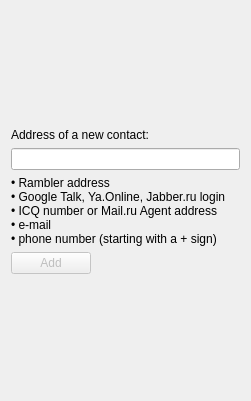
<?xml version="1.0" encoding="UTF-8"?>
<ui version="4.0">
 <class>WelcomeScreenWidget</class>
 <widget class="QWidget" name="WelcomeScreenWidget">
  <property name="geometry">
   <rect>
    <x>0</x>
    <y>0</y>
    <width>251</width>
    <height>401</height>
   </rect>
  </property>
  <property name="windowTitle">
   <string/>
  </property>
  <layout class="QVBoxLayout" name="verticalLayout">
   <item>
    <spacer name="verticalSpacer">
     <property name="orientation">
      <enum>Qt::Vertical</enum>
     </property>
     <property name="sizeHint" stdset="0">
      <size>
       <width>20</width>
       <height>64</height>
      </size>
     </property>
    </spacer>
   </item>
   <item>
    <widget class="CustomLabel" name="caption">
     <property name="text">
      <string>Address of a new contact:</string>
     </property>
    </widget>
   </item>
   <item>
    <widget class="QLineEdit" name="address"/>
   </item>
   <item>
    <widget class="CustomLabel" name="comment">
     <property name="sizePolicy">
      <sizepolicy hsizetype="Preferred" vsizetype="Minimum">
       <horstretch>0</horstretch>
       <verstretch>0</verstretch>
      </sizepolicy>
     </property>
     <property name="text">
      <string>• Rambler address
• Google Talk, Ya.Online, Jabber.ru login
• ICQ number or Mail.ru Agent address
• e-mail
• phone number (starting with a + sign)</string>
     </property>
     <property name="wordWrap">
      <bool>true</bool>
     </property>
    </widget>
   </item>
   <item>
    <layout class="QHBoxLayout" name="horizontalLayout">
     <item>
      <widget class="ActionButton" name="add">
       <property name="enabled">
        <bool>false</bool>
       </property>
       <property name="text">
        <string>Add</string>
       </property>
      </widget>
     </item>
     <item>
      <spacer name="horizontalSpacer">
       <property name="orientation">
        <enum>Qt::Horizontal</enum>
       </property>
       <property name="sizeHint" stdset="0">
        <size>
         <width>40</width>
         <height>20</height>
        </size>
       </property>
      </spacer>
     </item>
    </layout>
   </item>
   <item>
    <spacer name="verticalSpacer_2">
     <property name="orientation">
      <enum>Qt::Vertical</enum>
     </property>
     <property name="sizeHint" stdset="0">
      <size>
       <width>20</width>
       <height>63</height>
      </size>
     </property>
    </spacer>
   </item>
  </layout>
 </widget>
 <customwidgets>
  <customwidget>
   <class>CustomLabel</class>
   <extends>QLabel</extends>
   <header location="global">utils/customlabel.h</header>
  </customwidget>
  <customwidget>
   <class>ActionButton</class>
   <extends>QPushButton</extends>
   <header location="global">utils/actionbutton.h</header>
  </customwidget>
 </customwidgets>
 <resources/>
 <connections/>
</ui>
